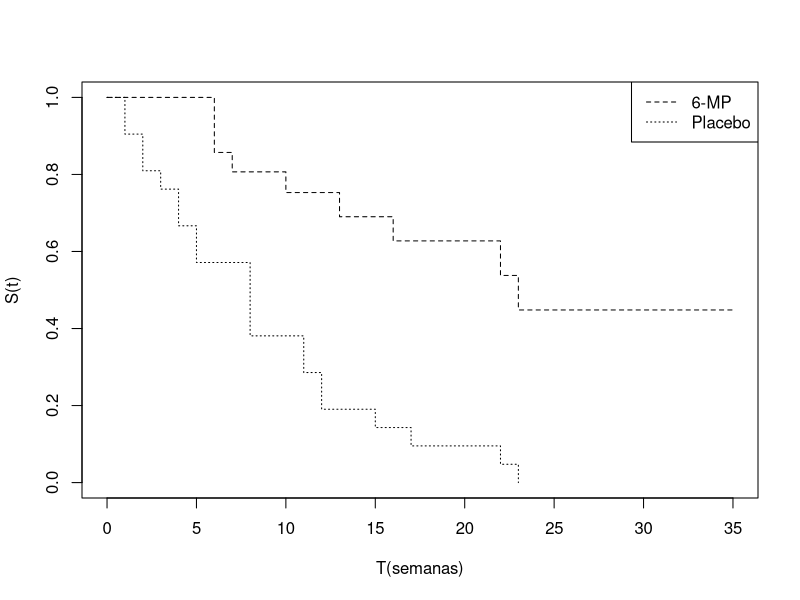
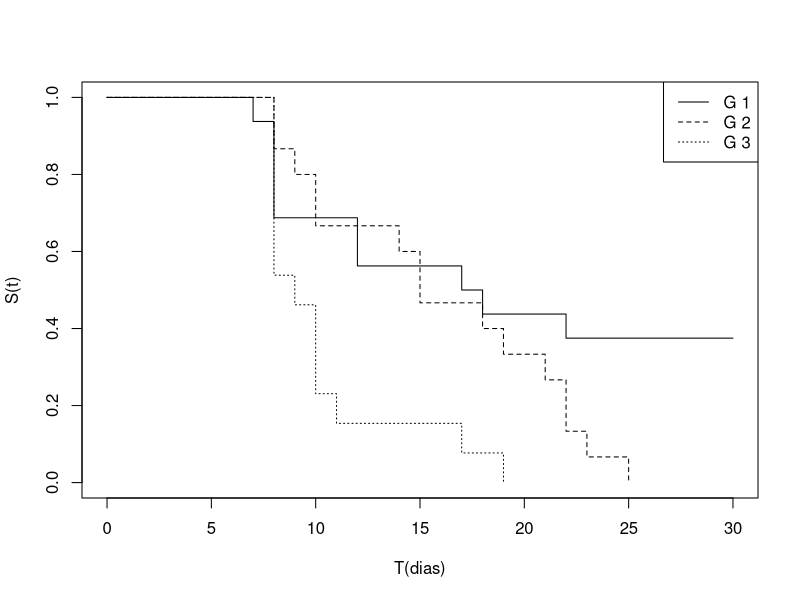
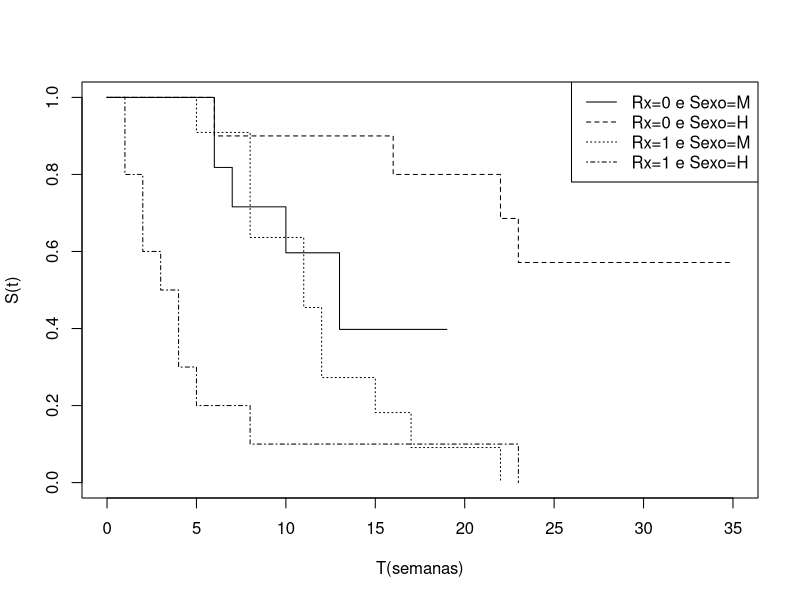
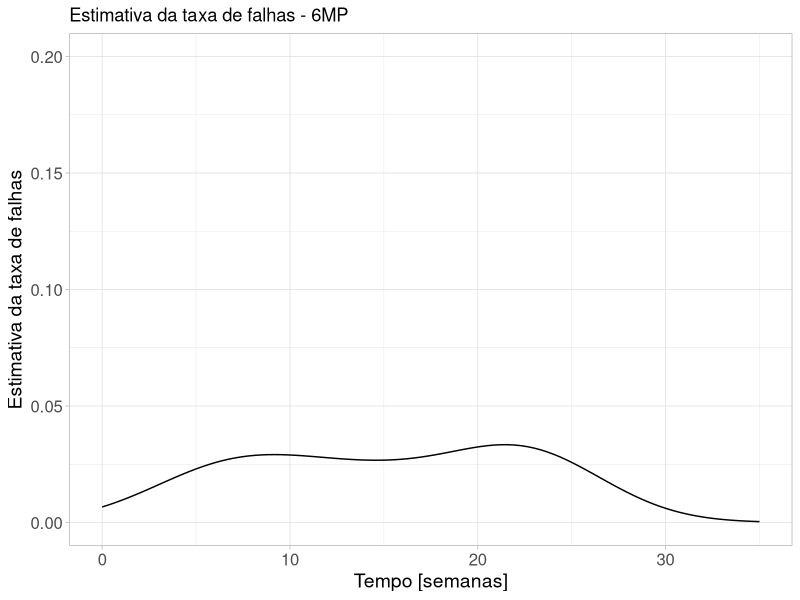
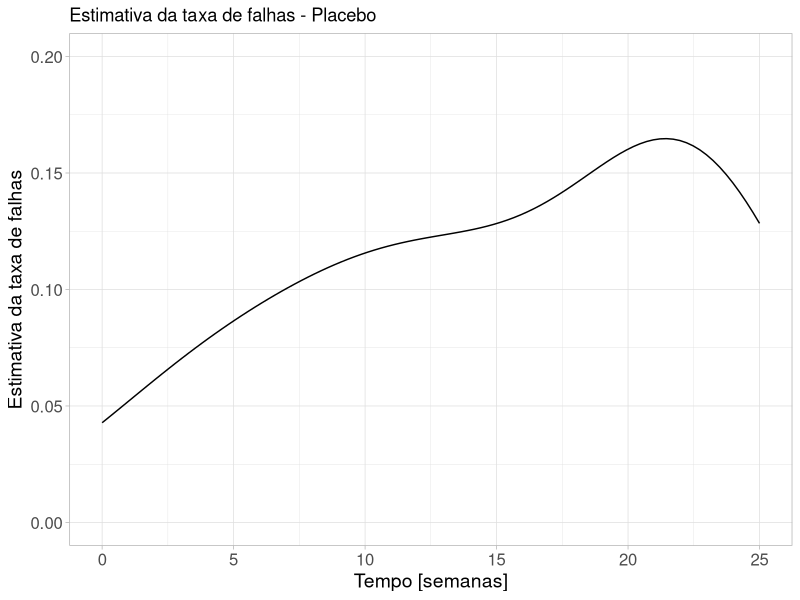

These figures' R source, in order:
## ---- chunk 1
#| echo: fenced
library(survival)
tempo<- c(6,6,6,6,7,9,10,10,11,13,16,17,19,20,22,23,25,32,32,34,35)
status<- c(1,1,1,0,1,0,1,0,0,1,1,0,0,0,1,1,0,0,0,0,0) 
tempo2<- c(1,1,2,2,3,4,4,5,5,8,8,8,8,11,11,12,12,15,17,22,23)
status2<- c(1,1,1,1,1,1,1,1,1,1,1,1,1,1,1,1,1,1,1,1,1) 
tempo2g <- c(tempo,tempo2)
status2g <- c(status,status2)
grupos <- c(rep(1,21),rep(2,21))
dados <- data.frame(tempos=tempo2g, status=status2g, grupos=grupos)
ajusteKM <- survfit(Surv(tempos, status) ~ grupos, data=dados)
## ---- chunk 2
#| echo: fenced
plot(ajusteKM, xlab="T(semanas)",ylab="S(t)", lty=2:3) 
legend("topright",c("6-MP","Placebo"), lty = 2:3)
## ---- chunk 3
#| echo: fenced
summary(ajusteKM)
## ---- chunk 4
#| echo: fenced
survdiff(Surv(tempos, status) ~ grupos, data=dados)
## ---- chunk 5
#| echo: fenced
# rho=0 é o teste de log-rank
survdiff(Surv(tempos, status) ~ grupos, rho=0, data=dados)
## ---- chunk 6
#| echo: fenced
# rho=1 é o teste de Harrigton-Fleming
survdiff(Surv(tempos, status) ~ grupos, rho=1, data=dados)
## ---- chunk 7
#| echo: fenced
tempos <- c(7,8,8,8,8,12,12,17,18,22,30,30,30,30,30,30,8,8,9,
10,10,14,15,15,18,19,21,22,22,23,25,8,8,8,8,8,8,
9,10,10,10,11,17,19)
status <- c(rep(1,10), rep(0,6), rep(1,15), rep(1,13))
grupos <- c(rep(1,16), rep(2,15), rep(3,13))
dados2 <- data.frame(tempos, status, grupos)
ajusteKM2<- survfit(Surv(tempos, status) ~ grupos, data = dados2)
## ---- chunk 8
plot(ajusteKM2, xlab="T(dias)",ylab="S(t)", lty=1:3) 
legend("topright",c("G 1","G 2", "G 3"), lty = 1:3)
## ---- chunk 9
#| echo: true
survdiff(Surv(tempos, status) ~ grupos, data = dados2,  rho=0)
## ---- chunk 10
#| echo: true
teste_lr <- survdiff(Surv(tempos, status) ~ grupos, data = dados2,  rho=0)
w <- teste_lr$obs[1:2] - teste_lr$exp[1:2]
V <- teste_lr$var[1:2,1:2]
t(w) %*% solve(V) %*% w
## ---- chunk 11
#| echo: true
survdiff(Surv(tempos, status) ~ grupos, data = subset(dados2, grupos!=3),  rho=0)
## ---- chunk 12
#| echo: true
survdiff(Surv(tempos, status) ~ grupos, data = subset(dados2, grupos!=2),  rho=0)
## ---- chunk 13
#| echo: true
survdiff(Surv(tempos, status) ~ grupos, data = subset(dados2, grupos!=1),  rho=0)
## ---- chunk 14
#| echo: fenced
library(readxl)
dados_a <- read_xlsx("anderson.xlsx", col_names=T)
ajusteKM_S <- survfit(Surv(tempo, status) ~ Rx + strata(sexo), data = dados_a)
## ---- chunk 15
plot(ajusteKM_S, xlab="T(semanas)",ylab="S(t)", lty=1:4) 
legend("topright",c("Rx=0 e Sexo=M","Rx=0 e Sexo=H", "Rx=1 e Sexo=M",
                    "Rx=1 e Sexo=H"), lty = 1:4)
## ---- chunk 16
#| echo: true
tempo<- c(6,6,6,6,7,9,10,10,11,13,16,17,19,20,22,23,25,32,32,34,35)
status<- c(1,1,1,0,1,0,1,0,0,1,1,0,0,0,1,1,0,0,0,0,0) 
dados <- data.frame(tempos=tempo, status=status)
ajusteKM <- survfit(Surv(tempos, status) ~ 1, data=dados)
ajusteKM_sum <- summary(ajusteKM)
pesos <- ajusteKM_sum$n.event/ajusteKM_sum$n.risk
h <- density(ajusteKM_sum$time, weights = pesos,
kernel = "gaussian", n = 100, from = 0, to = 35)
library(ggplot2)
data <- data.frame(x=h$x, y=h$y)
## ---- chunk 17
ggplot(data, aes(x=x, y=y)) + geom_line() + scale_y_continuous(limits=c(0,0.20)) + theme_light() +
  theme(axis.text = element_text(size = 12),
        axis.title = element_text(size = 14)) +
  labs(x = "Tempo [semanas]", y = "Estimativa da taxa de falhas", title = "Estimativa da taxa de falhas - 6MP")
## ---- chunk 18
#| echo: true
tempo2<- c(1,1,2,2,3,4,4,5,5,8,8,8,8,11,11,12,12,15,17,22,23)
status2<- c(1,1,1,1,1,1,1,1,1,1,1,1,1,1,1,1,1,1,1,1,1) 
dados <- data.frame(tempos=tempo2, status=status2)
ajusteKM <- survfit(Surv(tempos, status) ~ 1, data=dados)
ajusteKM_sum <- summary(ajusteKM)
pesos <- ajusteKM_sum$n.event/ajusteKM_sum$n.risk
h <- density(ajusteKM_sum$time, weights = pesos,
kernel = "gaussian", n = 100, from = 0, to = 25)
data <- data.frame(x=h$x, y=h$y)
## ---- chunk 19
ggplot(data, aes(x=x, y=y)) + geom_line() + scale_y_continuous(limits=c(0,0.20)) +  theme_light() +
  theme(axis.text = element_text(size = 12),
        axis.title = element_text(size = 14)) +
  labs(x = "Tempo [semanas]", y = "Estimativa da taxa de falhas", title = "Estimativa da taxa de falhas - Placebo")
## ---- chunk 20
#| echo: true
library(survey)
dados_p <- svydesign(ids = ~1, data=dados)
dados_svykm <- svykm(Surv(tempos, status) ~ 1, dados_p, se=TRUE)
quantile(dados_svykm, 0.5, ci=TRUE)
